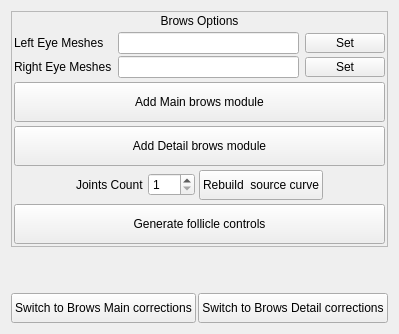
             <widget class="QWidget" name="page_4_brows">
              <layout class="QVBoxLayout" name="verticalLayout_96">
               <item>
                <widget class="QFrame" name="frame_34">
                 <property name="frameShape">
                  <enum>QFrame::StyledPanel</enum>
                 </property>
                 <property name="frameShadow">
                  <enum>QFrame::Plain</enum>
                 </property>
                 <layout class="QVBoxLayout" name="verticalLayout_94">
                  <property name="spacing">
                   <number>4</number>
                  </property>
                  <property name="leftMargin">
                   <number>2</number>
                  </property>
                  <property name="topMargin">
                   <number>2</number>
                  </property>
                  <property name="rightMargin">
                   <number>2</number>
                  </property>
                  <property name="bottomMargin">
                   <number>2</number>
                  </property>
                  <item>
                   <widget class="QLabel" name="commonOptions_label_8">
                    <property name="text">
                     <string>Brows Options</string>
                    </property>
                    <property name="alignment">
                     <set>Qt::AlignCenter</set>
                    </property>
                   </widget>
                  </item>
                  <item>
                   <widget class="QFrame" name="commonOptions_groupFrame_7">
                    <property name="frameShape">
                     <enum>QFrame::NoFrame</enum>
                    </property>
                    <property name="frameShadow">
                     <enum>QFrame::Raised</enum>
                    </property>
                    <layout class="QVBoxLayout" name="verticalLayout_95">
                     <property name="spacing">
                      <number>6</number>
                     </property>
                     <property name="leftMargin">
                      <number>0</number>
                     </property>
                     <property name="topMargin">
                      <number>0</number>
                     </property>
                     <property name="rightMargin">
                      <number>0</number>
                     </property>
                     <property name="bottomMargin">
                      <number>0</number>
                     </property>
                     <item>
                      <layout class="QGridLayout" name="gridLayout_13">
                       <property name="topMargin">
                        <number>0</number>
                       </property>
                       <property name="bottomMargin">
                        <number>0</number>
                       </property>
                       <property name="horizontalSpacing">
                        <number>6</number>
                       </property>
                       <property name="verticalSpacing">
                        <number>2</number>
                       </property>
                       <item row="0" column="0">
                        <widget class="QLabel" name="moduleName_label_7">
                         <property name="text">
                          <string>Left Eye Meshes</string>
                         </property>
                        </widget>
                       </item>
                       <item row="1" column="1">
                        <widget class="QLineEdit" name="moduleName_lineEdit_9">
                         <property name="enabled">
                          <bool>true</bool>
                         </property>
                         <property name="readOnly">
                          <bool>true</bool>
                         </property>
                        </widget>
                       </item>
                       <item row="1" column="2">
                        <widget class="QPushButton" name="setHeadController_btn_8">
                         <property name="sizePolicy">
                          <sizepolicy hsizetype="Fixed" vsizetype="Fixed">
                           <horstretch>0</horstretch>
                           <verstretch>0</verstretch>
                          </sizepolicy>
                         </property>
                         <property name="minimumSize">
                          <size>
                           <width>80</width>
                           <height>0</height>
                          </size>
                         </property>
                         <property name="maximumSize">
                          <size>
                           <width>80</width>
                           <height>20</height>
                          </size>
                         </property>
                         <property name="text">
                          <string>Set</string>
                         </property>
                         <property name="checkable">
                          <bool>false</bool>
                         </property>
                        </widget>
                       </item>
                       <item row="1" column="0">
                        <widget class="QLabel" name="name_label_12">
                         <property name="font">
                          <font>
                           <weight>50</weight>
                           <bold>false</bold>
                          </font>
                         </property>
                         <property name="text">
                          <string>Right Eye Meshes</string>
                         </property>
                        </widget>
                       </item>
                       <item row="0" column="2">
                        <widget class="QPushButton" name="setFaceMesh_btn_4">
                         <property name="enabled">
                          <bool>true</bool>
                         </property>
                         <property name="sizePolicy">
                          <sizepolicy hsizetype="Fixed" vsizetype="Fixed">
                           <horstretch>0</horstretch>
                           <verstretch>0</verstretch>
                          </sizepolicy>
                         </property>
                         <property name="minimumSize">
                          <size>
                           <width>80</width>
                           <height>0</height>
                          </size>
                         </property>
                         <property name="maximumSize">
                          <size>
                           <width>80</width>
                           <height>20</height>
                          </size>
                         </property>
                         <property name="text">
                          <string>Set</string>
                         </property>
                         <property name="checkable">
                          <bool>false</bool>
                         </property>
                        </widget>
                       </item>
                       <item row="0" column="1">
                        <widget class="QLineEdit" name="moduleType_lineEdit_5">
                         <property name="enabled">
                          <bool>true</bool>
                         </property>
                         <property name="readOnly">
                          <bool>true</bool>
                         </property>
                        </widget>
                       </item>
                      </layout>
                     </item>
                    </layout>
                   </widget>
                  </item>
                  <item>
                   <widget class="QPushButton" name="setHeadController_btn_9">
                    <property name="sizePolicy">
                     <sizepolicy hsizetype="Fixed" vsizetype="Fixed">
                      <horstretch>0</horstretch>
                      <verstretch>0</verstretch>
                     </sizepolicy>
                    </property>
                    <property name="minimumSize">
                     <size>
                      <width>0</width>
                      <height>40</height>
                     </size>
                    </property>
                    <property name="maximumSize">
                     <size>
                      <width>10000</width>
                      <height>40</height>
                     </size>
                    </property>
                    <property name="text">
                     <string>Add Main brows module</string>
                    </property>
                    <property name="checkable">
                     <bool>false</bool>
                    </property>
                   </widget>
                  </item>
                  <item>
                   <widget class="QPushButton" name="setHeadController_btn_10">
                    <property name="sizePolicy">
                     <sizepolicy hsizetype="Fixed" vsizetype="Fixed">
                      <horstretch>0</horstretch>
                      <verstretch>0</verstretch>
                     </sizepolicy>
                    </property>
                    <property name="minimumSize">
                     <size>
                      <width>0</width>
                      <height>40</height>
                     </size>
                    </property>
                    <property name="maximumSize">
                     <size>
                      <width>10000</width>
                      <height>40</height>
                     </size>
                    </property>
                    <property name="text">
                     <string>Add Detail brows module</string>
                    </property>
                    <property name="checkable">
                     <bool>false</bool>
                    </property>
                   </widget>
                  </item>
                  <item>
                   <layout class="QHBoxLayout" name="horizontalLayout_51">
                    <item>
                     <spacer name="horizontalSpacer_26">
                      <property name="orientation">
                       <enum>Qt::Horizontal</enum>
                      </property>
                      <property name="sizeHint" stdset="0">
                       <size>
                        <width>40</width>
                        <height>20</height>
                       </size>
                      </property>
                     </spacer>
                    </item>
                    <item>
                     <widget class="QLabel" name="label_34">
                      <property name="text">
                       <string>Joints Count</string>
                      </property>
                     </widget>
                    </item>
                    <item>
                     <widget class="QSpinBox" name="twistsJointsCount_spinBox_2">
                      <property name="frame">
                       <bool>true</bool>
                      </property>
                      <property name="accelerated">
                       <bool>false</bool>
                      </property>
                      <property name="minimum">
                       <number>1</number>
                      </property>
                      <property name="maximum">
                       <number>100</number>
                      </property>
                     </widget>
                    </item>
                    <item>
                     <widget class="QPushButton" name="setHeadController_btn_12">
                      <property name="sizePolicy">
                       <sizepolicy hsizetype="Fixed" vsizetype="Fixed">
                        <horstretch>0</horstretch>
                        <verstretch>0</verstretch>
                       </sizepolicy>
                      </property>
                      <property name="minimumSize">
                       <size>
                        <width>0</width>
                        <height>30</height>
                       </size>
                      </property>
                      <property name="maximumSize">
                       <size>
                        <width>10000</width>
                        <height>30</height>
                       </size>
                      </property>
                      <property name="text">
                       <string>Rebuild  source curve</string>
                      </property>
                      <property name="checkable">
                       <bool>false</bool>
                      </property>
                     </widget>
                    </item>
                    <item>
                     <spacer name="horizontalSpacer_27">
                      <property name="orientation">
                       <enum>Qt::Horizontal</enum>
                      </property>
                      <property name="sizeHint" stdset="0">
                       <size>
                        <width>40</width>
                        <height>20</height>
                       </size>
                      </property>
                     </spacer>
                    </item>
                   </layout>
                  </item>
                  <item>
                   <widget class="QPushButton" name="setHeadController_btn_13">
                    <property name="sizePolicy">
                     <sizepolicy hsizetype="Fixed" vsizetype="Fixed">
                      <horstretch>0</horstretch>
                      <verstretch>0</verstretch>
                     </sizepolicy>
                    </property>
                    <property name="minimumSize">
                     <size>
                      <width>0</width>
                      <height>40</height>
                     </size>
                    </property>
                    <property name="maximumSize">
                     <size>
                      <width>10000</width>
                      <height>40</height>
                     </size>
                    </property>
                    <property name="text">
                     <string>Generate follicle controls</string>
                    </property>
                    <property name="checkable">
                     <bool>false</bool>
                    </property>
                   </widget>
                  </item>
                 </layout>
                </widget>
               </item>
               <item>
                <spacer name="verticalSpacer_20">
                 <property name="orientation">
                  <enum>Qt::Vertical</enum>
                 </property>
                 <property name="sizeHint" stdset="0">
                  <size>
                   <width>20</width>
                   <height>40</height>
                  </size>
                 </property>
                </spacer>
               </item>
               <item>
                <layout class="QHBoxLayout" name="horizontalLayout_45">
                 <property name="spacing">
                  <number>2</number>
                 </property>
                 <item>
                  <widget class="QPushButton" name="switchToEyelids_btn_4">
                   <property name="enabled">
                    <bool>true</bool>
                   </property>
                   <property name="sizePolicy">
                    <sizepolicy hsizetype="Fixed" vsizetype="Fixed">
                     <horstretch>0</horstretch>
                     <verstretch>0</verstretch>
                    </sizepolicy>
                   </property>
                   <property name="minimumSize">
                    <size>
                     <width>80</width>
                     <height>30</height>
                    </size>
                   </property>
                   <property name="maximumSize">
                    <size>
                     <width>10000</width>
                     <height>30</height>
                    </size>
                   </property>
                   <property name="text">
                    <string>Switch to Brows Main corrections</string>
                   </property>
                   <property name="checkable">
                    <bool>false</bool>
                   </property>
                  </widget>
                 </item>
                 <item>
                  <widget class="QPushButton" name="switchToEyelids_btn_5">
                   <property name="enabled">
                    <bool>true</bool>
                   </property>
                   <property name="sizePolicy">
                    <sizepolicy hsizetype="Fixed" vsizetype="Fixed">
                     <horstretch>0</horstretch>
                     <verstretch>0</verstretch>
                    </sizepolicy>
                   </property>
                   <property name="minimumSize">
                    <size>
                     <width>80</width>
                     <height>30</height>
                    </size>
                   </property>
                   <property name="maximumSize">
                    <size>
                     <width>10000</width>
                     <height>30</height>
                    </size>
                   </property>
                   <property name="text">
                    <string>Switch to Brows Detail corrections</string>
                   </property>
                   <property name="checkable">
                    <bool>false</bool>
                   </property>
                  </widget>
                 </item>
                </layout>
               </item>
              </layout>
             </widget>
